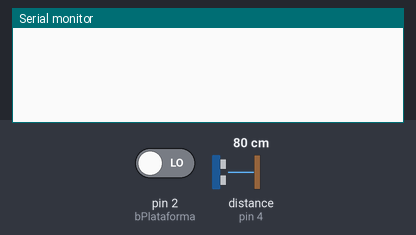
This sketch was run on a simulated Arduino Uno, built with avr-gcc and run on an emulated ATmega328P. Shown: the last lines printed to the serial monitor. Inputs (shaded band) come from the test bench; at power-on: distance to the obstacle (sensor on pin 4) 80 cm, pin 2 (bPlataforma) LOW. The echo pulse lasts 58.3 µs per cm.

Above: at 1.2 s.
1.3 s: distance to the obstacle (sensor on pin 4) set to 4 cm
At 1.9 s:
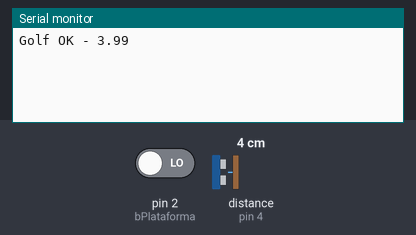
2.8 s: pin 2 (bPlataforma) driven HIGH
At 3.9 s:
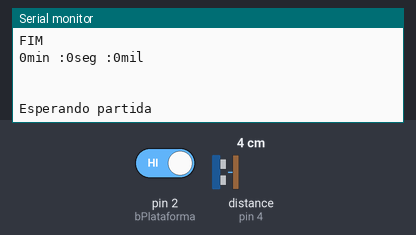

Measured:
- after the input at 1.3 s, the serial monitor: prints a new line at once (image 1)
- after the input at 2.8 s, the serial monitor: prints a new line at once (image 2)

The sketch:

TCC_Arduino_1.ino
```cpp
// Plataforma (cronometro) + prova 3 (golf)

#include <TimerOne.h>
#include <Ultrasonic.h>

#define bPlataforma 2
#define arco_trigger_1 3
#define arco_echo_1 4

//Inicializa o sensor nos pinos definidos acima
Ultrasonic arco_ultrasonic_1(arco_trigger_1, arco_echo_1);

bool button = false;
int validaPartida = 0, ePartida = 0;

//VARIAVEIS PUBLICAS DO CONTADOR
int hora = 0;
int minuto = 0;
int segundo = 0;
int milesimo = 0;

//Variaveis do ultassônico
float cm_arco_ultrassonico_1;
long arco_1_microsec;
int valida_arco_1 = 0;

//FUNCOES
void contaTempo();
void mostraTempo();
void prova_1_arcos();

void setup() {
  //INICIO DO TIMER
  Timer1.initialize(1000000000);   //TIMER IRA EXECUTAR A CADA 1 MILISEGUNDO (PARAMETRO EM MICROSEGUNDOS)
  Timer1.attachInterrupt(contaTempo);

  pinMode(bPlataforma, INPUT);
  Serial.begin(9600);
}

void loop() {
  button = digitalRead(bPlataforma);
  if ((button == true) && (validaPartida == 0)) {
    if(ePartida == 0) {
      Serial.println(" ");
      Serial.println(" ");
      Serial.println("Esperando partida");
      ePartida = 1;
    }
  }

  if ((button == true) && (validaPartida > 0)) {
    Timer1.stop();
    Serial.println("FIM");
    mostraTempo();
    valida_arco_1 = 0;
    validaPartida = 0;
    hora = 0;
    minuto = 0;
    segundo = 0;
    milesimo = 0;
    ePartida = 0;
  }

  if(button == false) {
    if(validaPartida == 0) {
      Timer1.start();
      Timer1.attachInterrupt(contaTempo);
      validaPartida++;
    }
    prova_3_golf();
  }
}

void contaTempo() {
  milesimo = milesimo + 1;
  if(milesimo >= 999) {
    milesimo = 0;
    segundo++;
  }
  if(minuto >= 59) {
    milesimo = 0;
    segundo = 0;
    minuto++;
  }
}

void mostraTempo() {
  Serial.print(minuto);
  Serial.print("min :");
  Serial.print(segundo);
  Serial.print("seg :");
  Serial.print(milesimo);
  Serial.println("mil");
}

void prova_3_golf() {
  //Le as informacoes do sensor ultrassônico em centimetros
  arco_1_microsec = arco_ultrasonic_1.timing();
  cm_arco_ultrassonico_1 = arco_ultrasonic_1.convert(arco_1_microsec, Ultrasonic::CM);

  if (!valida_arco_1) {
    if((cm_arco_ultrassonico_1 <= 10) && (cm_arco_ultrassonico_1 > 2)) {
      valida_arco_1 = 1;
      Serial.print("Golf OK - ");
      Serial.println(cm_arco_ultrassonico_1);
    }
  }
}
```
